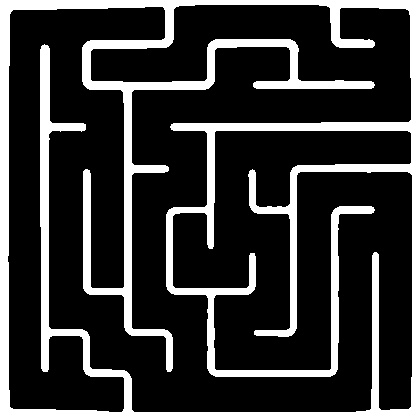
#> input picture task_1b_detect_and_encode_maze/test_cases/getPerspectiveTransformbinary.jpg, 420 x 417 px, found by its file name
$ python array.py
#> lines starting #> are read from the running program, lines starting #| are printed output that depends on the picture
import cv2 as cv
import numpy as np
from matplotlib import pyplot as plt
import imutils
from skimage.filters import threshold_local
def make_border(img):


# Using cv2.copyMakeBorder() method
	image = cv.copyMakeBorder(img, 10,10,10,10, cv.BORDER_CONSTANT,value=[0,0,0])
	cv.imshow("borde",image)
	cv.imwrite("getPerspectiveTransformbinaryborder.jpg",image)
	return image
if __name__ == '__main__':
	thresh2 = cv.imread("getperspectivetransformbinary.jpg")
#> thresh2 is the input picture: shape (417, 420, 3); min 0, max 255, mean 55

	thresh2 = make_border(thresh2)
#> in make_border, `image = cv.copyMakeBorder(img, 10,10,10,10, cv.BORDER_CONSTANT,value=[..`:
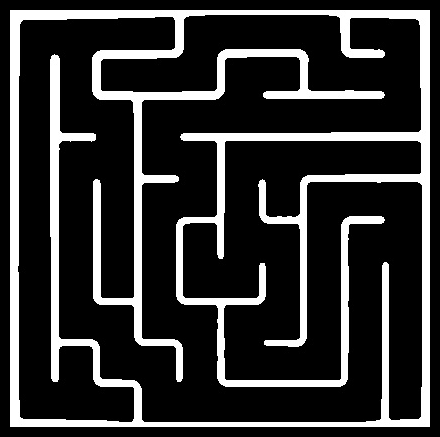
#> image: shape (437, 440, 3); min 0, max 255, mean 50.1
	thresh1 = thresh2
	cv.imshow("thresh2",thresh2)
	kernel = np.ones((5,5),np.uint8)
	erosion = cv.erode(thresh2,kernel,iterations = 1)
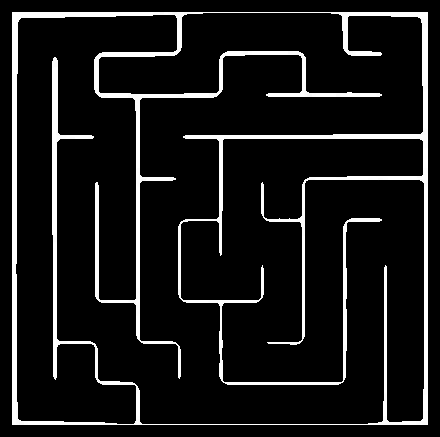
#> erosion: shape (437, 440, 3); min 0, max 255, mean 23.9
	cv.imwrite("getPerspectiveTransformbinaryborderirosion.jpg",erosion)
	cv.imshow("erosion",erosion)

	cv.imshow("dddddd",thresh1)
	edged = cv.Canny(thresh2, 75, 200)
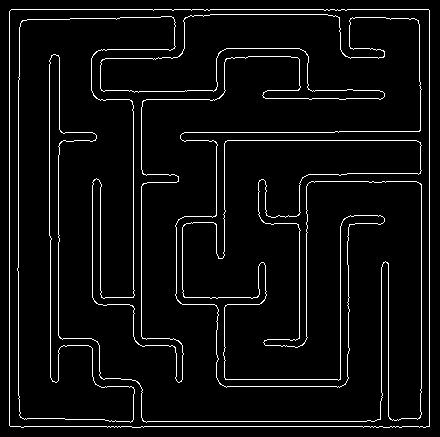
#> edged: shape (437, 440); 5% white in thin lines or dots

	#cv.imshow("dddddd",thresh2)
	y = 50

	label = 0

#> (the run stopped early here; a loop or call above may not have finished)
